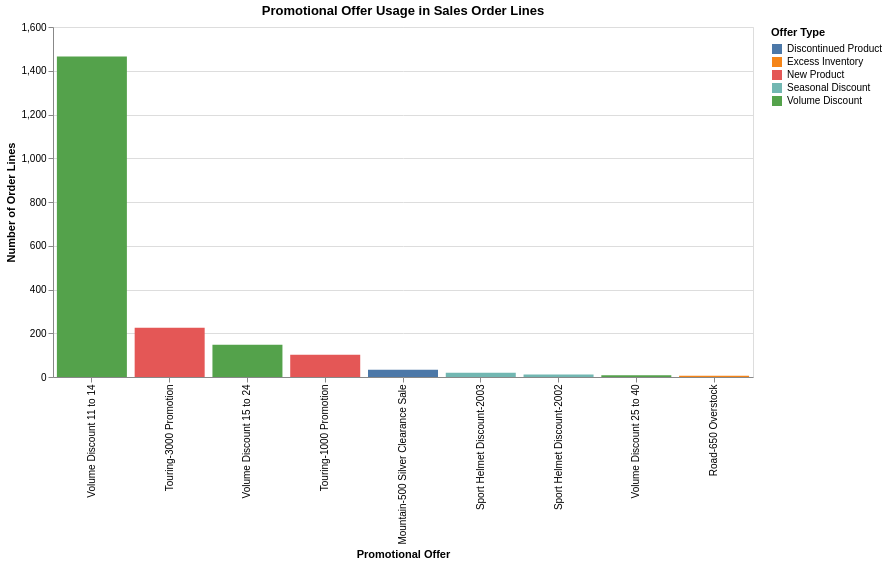

This figure's notebook cell:
### Code cell
# Visualise promotional offer usage excluding the dominant No Discount rule
promotional_offer_usage = offer_usage_summary[
    offer_usage_summary["description"] != "No Discount"
].copy()

alt.Chart(promotional_offer_usage).mark_bar().encode(
    x=alt.X("description:N", title="Promotional Offer", sort="-y"),
    y=alt.Y("order_line_count:Q", title="Number of Order Lines"),
    color=alt.Color("type:N", title="Offer Type"),
    tooltip=[
        "description",
        "type",
        "category",
        alt.Tooltip("discount_pct:Q", format=".2f", title="Offer Rule Discount"),
        "order_line_count",
        "order_count",
        "product_count",
        alt.Tooltip("total_line_value:Q", format=",.2f")
    ]
).properties(
    title="Promotional Offer Usage in Sales Order Lines",
    width=700,
    height=350
)

### Figure 1 — Vega-Lite specification as saved in the notebook (floating-point values rounded to 4 significant figures)
{"config": {"view": {"continuousWidth": 300, "continuousHeight": 300}}, "data": {"name": "data-effd3f7ece45bac55fc633b648b8c4a4"}, "mark": {"type": "bar"}, "encoding": {"color": {"field": "type", "title": "Offer Type", "type": "nominal"}, "tooltip": [{"field": "description", "type": "nominal"}, {"field": "type", "type": "nominal"}, {"field": "category", "type": "nominal"}, {"field": "discount_pct", "format": ".2f", "title": "Offer Rule Discount", "type": "quantitative"}, {"field": "order_line_count", "type": "quantitative"}, {"field": "order_count", "type": "quantitative"}, {"field": "product_count", "type": "quantitative"}, {"field": "total_line_value", "format": ",.2f", "type": "quantitative"}], "x": {"field": "description", "sort": "-y", "title": "Promotional Offer", "type": "nominal"}, "y": {"field": "order_line_count", "title": "Number of Order Lines", "type": "quantitative"}}, "height": 350, "title": "Promotional Offer Usage in Sales Order Lines", "width": 700, "$schema": "https://vega.github.io/schema/vega-lite/v5.20.1.json", "datasets": {"data-effd3f7ece45bac55fc633b648b8c4a4": [{"description": "Mountain-500 Silver Clearance Sale", "type": "Discontinued Product", "category": "Reseller", "discount_pct": 0.4, "order_line_count": 33, "order_count": 13, "product_count": 5, "total_quantity": 74.0, "total_line_value": 5017.0}, {"description": "Road-650 Overstock", "type": "Excess Inventory", "category": "Reseller", "discount_pct": 0.3, "order_line_count": 6, "order_count": 6, "product_count": 1, "total_quantity": 46.0, "total_line_value": 7564.0}, {"description": "Sport Helmet Discount-2002", "type": "Seasonal Discount", "category": "Reseller", "discount_pct": 0.1, "order_line_count": 12, "order_count": 4, "product_count": 3, "total_quantity": 67.0, "total_line_value": 1014.0}, {"description": "Sport Helmet Discount-2003", "type": "Seasonal Discount", "category": "Reseller", "discount_pct": 0.15, "order_line_count": 20, "order_count": 7, "product_count": 3, "total_quantity": 222.0, "total_line_value": 2971.0}, {"description": "Touring-1000 Promotion", "type": "New Product", "category": "Reseller", "discount_pct": 0.2, "order_line_count": 102, "order_count": 44, "product_count": 4, "total_quantity": 330.0, "total_line_value": 258200.0}, {"description": "Touring-3000 Promotion", "type": "New Product", "category": "Reseller", "discount_pct": 0.15, "order_line_count": 225, "order_count": 56, "product_count": 10, "total_quantity": 690.0, "total_line_value": 201400.0}, {"description": "Volume Discount 11 to 14", "type": "Volume Discount", "category": "Reseller", "discount_pct": 0.02, "order_line_count": 1465, "order_count": 1245, "product_count": 74, "total_quantity": 4912.0, "total_line_value": 1931000.0}, {"description": "Volume Discount 15 to 24", "type": "Volume Discount", "category": "Reseller", "discount_pct": 0.05, "order_line_count": 148, "order_count": 75, "product_count": 33, "total_quantity": 2590.0, "total_line_value": 257300.0}, {"description": "Volume Discount 25 to 40", "type": "Volume Discount", "category": "Reseller", "discount_pct": 0.1, "order_line_count": 8, "order_count": 7, "product_count": 4, "total_quantity": 222.0, "total_line_value": 8021.0}]}}
